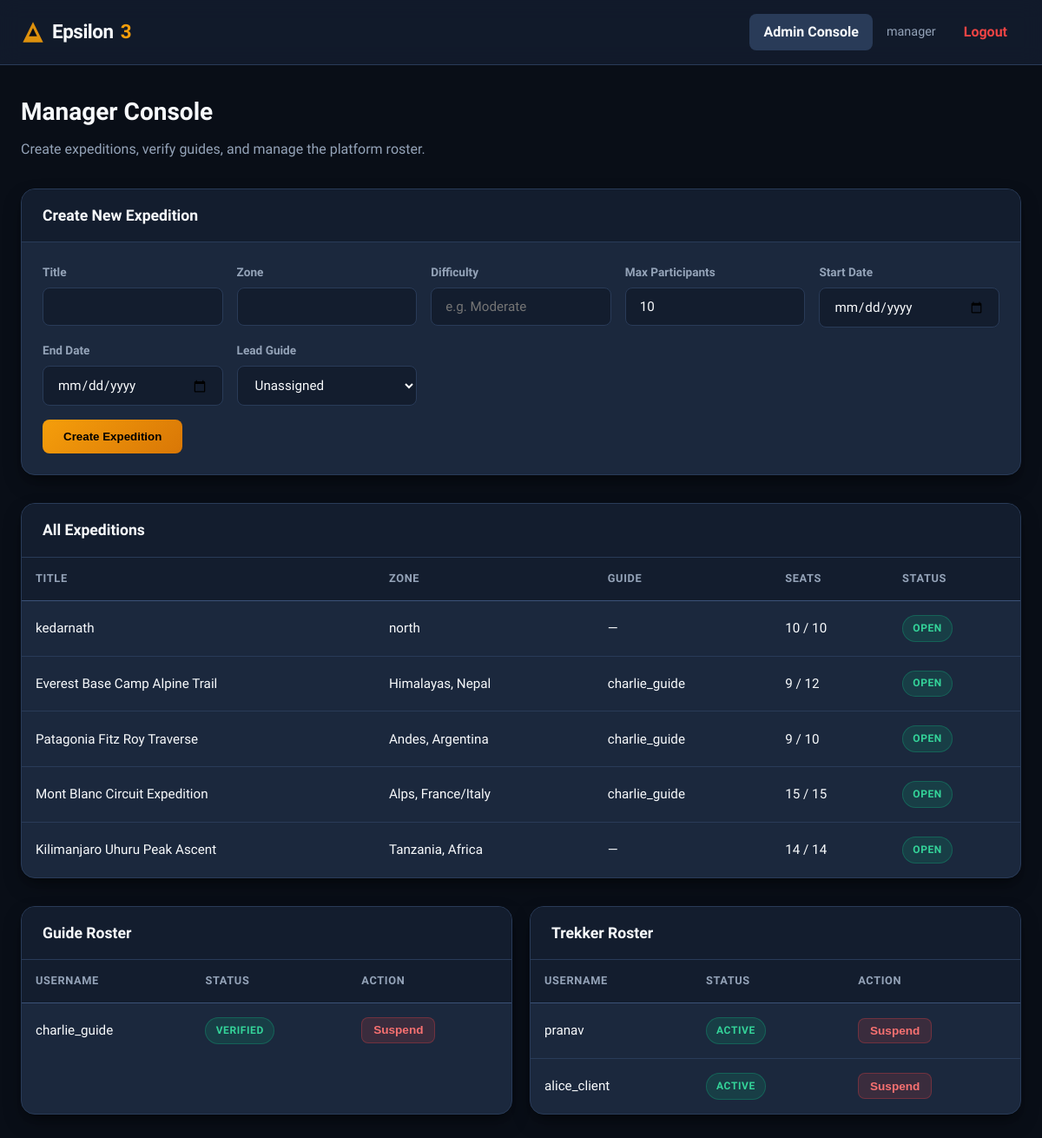
The app's page /admin/dashboard (signed in), older data.
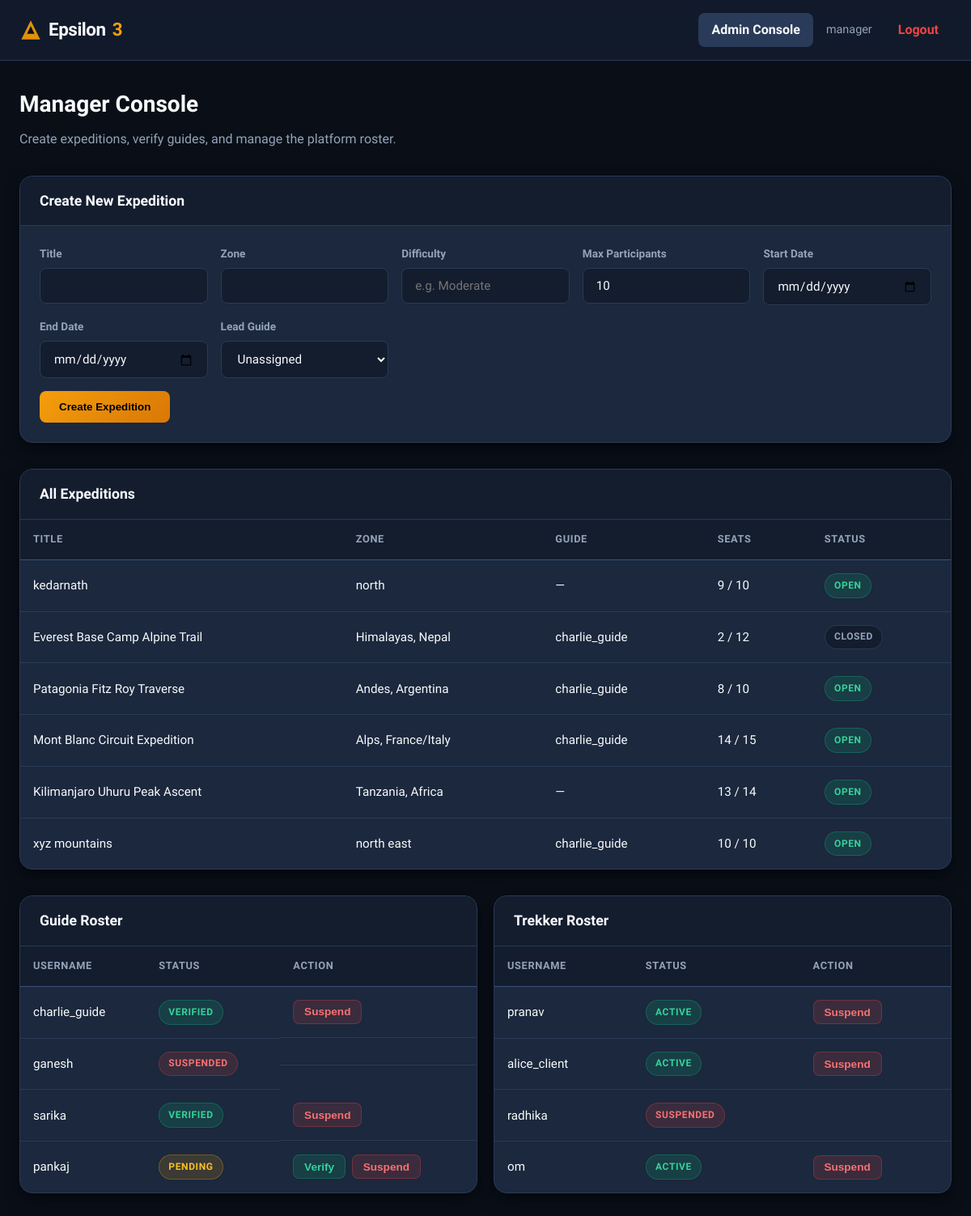
The same page, newer data.
### database/models.py (models this page shows, shortened)
class Expedition(db.Model):
    __tablename__ = 'expeditions'
    expedition_id = db.Column(db.Integer, primary_key=True)
    title = db.Column(db.String(200), nullable=False)
    zone = db.Column(db.String(100), nullable=False)
    difficulty_grade = db.Column(db.String(50), nullable=False)
    max_participants = db.Column(db.Integer, nullable=False)
    available_seats = db.Column(db.Integer, nullable=False)
    start_date = db.Column(db.DateTime, nullable=False)
    end_date = db.Column(db.DateTime, nullable=False)
    expedition_status = db.Column(db.String(50), default='Pending Approval', nullable=False)
    lead_guide_id = db.Column(db.Integer, db.ForeignKey('users.user_id'), nullable=True)
    guide = db.relationship(
        'UserAccount',
        backref=db.backref('assigned_expeditions', lazy=True),
        foreign_keys=[lead_guide_id]
    )

class UserAccount(db.Model):
    __tablename__ = 'users'
    user_id = db.Column(db.Integer, primary_key=True)
    username = db.Column(db.String(100), unique=True, nullable=False)
    password_hash = db.Column(db.String(255), nullable=False)
    user_role = db.Column(db.String(30), default='trekker', nullable=False)
    is_verified = db.Column(db.Boolean, default=True, nullable=False)
    is_enabled = db.Column(db.Boolean, default=True, nullable=False)

### controllers/manager_controller.py (the view)
@manager_controller.route('/dashboard')
def admin_dashboard():
    if not _is_manager_logged_in():
        return redirect('/portal/login')
    all_expeditions = Expedition.query.all()
    guides = UserAccount.query.filter_by(user_role='guide').all()
    trekkers = UserAccount.query.filter(UserAccount.user_role.in_(['trekker', 'client'])).all()
    return render_template(
        'admin_panel.html',
        expeditions=all_expeditions,
        guides=guides,
        trekkers=trekkers
    )

### controllers/manager_controller.py (called while the page is built)
def _is_manager_logged_in() -> bool:
    return session.get('user_role') == 'manager' and 'user_id' in session

### templates/admin_panel.html (shortened to what this page needs)
{% extends "base_layout.html" %}
{% block nav_links %}
    <a href="/admin/dashboard" class="nav-link-custom active">Admin Console</a>
{% endblock %}
{% block content %}
<h1 style="margin: 0 0 0.5rem; font-size: 1.75rem;">Manager Console</h1>
<p class="text-slate" style="margin: 0 0 2rem;">Create expeditions, verify guides, and manage the platform roster.</p>
<div class="alpine-card" style="margin-bottom: 2rem;">
    <div class="card-header-alpine">Create New Expedition</div>
    <div class="card-body-alpine">
        <form method="POST" action="/admin/create_expedition">
            <div style="display: grid; grid-template-columns: repeat(auto-fit, minmax(200px, 1fr)); gap: 1rem; margin-bottom: 1rem;">
                <div>
                    <label class="text-slate" style="display: block; margin-bottom: 0.4rem; font-size: 0.85rem; font-weight: 600;">Title</label>
                    <input class="alpine-input" type="text" name="title" required>
                </div>
                <div>
                    <label class="text-slate" style="display: block; margin-bottom: 0.4rem; font-size: 0.85rem; font-weight: 600;">Zone</label>
                    <input class="alpine-input" type="text" name="zone" required>
                </div>
                <div>
                    <label class="text-slate" style="display: block; margin-bottom: 0.4rem; font-size: 0.85rem; font-weight: 600;">Difficulty</label>
                    <input class="alpine-input" type="text" name="difficulty" placeholder="e.g. Moderate" required>
                </div>
                <div>
                    <label class="text-slate" style="display: block; margin-bottom: 0.4rem; font-size: 0.85rem; font-weight: 600;">Max Participants</label>
                    <input class="alpine-input" type="number" name="max_participants" value="10" min="1" required>
                </div>
                <div>
                    <label class="text-slate" style="display: block; margin-bottom: 0.4rem; font-size: 0.85rem; font-weight: 600;">Start Date</label>
                    <input class="alpine-input" type="date" name="start_date" required>
                </div>
                <div>
                    <label class="text-slate" style="display: block; margin-bottom: 0.4rem; font-size: 0.85rem; font-weight: 600;">End Date</label>
                    <input class="alpine-input" type="date" name="end_date" required>
                </div>
                <div>
                    <label class="text-slate" style="display: block; margin-bottom: 0.4rem; font-size: 0.85rem; font-weight: 600;">Lead Guide</label>
                    <select class="alpine-select" name="lead_guide_id">
                        <option value="">Unassigned</option>
                    </select>
                </div>
            </div>
            <button type="submit" class="btn-alpine-primary">Create Expedition</button>
        </form>
    </div>
</div>
<div class="alpine-card" style="margin-bottom: 2rem;">
    <div class="card-header-alpine">All Expeditions</div>
    <div class="card-body-alpine" style="padding: 0; overflow-x: auto;">
        <table class="alpine-table">
            <thead>
                <tr>
                    <th>Title</th>
                    <th>Zone</th>
                    <th>Guide</th>
                    <th>Seats</th>
                    <th>Status</th>
                </tr>
            </thead>
            <tbody>
                {% for exp in expeditions %}
                <tr>
                    <td>{{ exp.title }}</td>
                    <td>{{ exp.zone }}</td>
                    <td>{{ exp.guide.username if exp.guide else '—' }}</td>
                    <td>{{ exp.available_seats }} / {{ exp.max_participants }}</td>
                    <td>
                        {% if exp.expedition_status == 'Open' %}
                            <span class="alpine-badge badge-open">{{ exp.expedition_status }}</span>
                        {% else %}
                            <span class="alpine-badge badge-closed">{{ exp.expedition_status }}</span>
                        {% endif %}
                    </td>
                </tr>
                {% else %}
                <tr>
                    <td colspan="5" class="text-slate">No expeditions yet.</td>
                </tr>
                {% endfor %}
            </tbody>
        </table>
    </div>
</div>
<div style="display: grid; grid-template-columns: repeat(auto-fit, minmax(320px, 1fr)); gap: 1.25rem;">
    <div class="alpine-card">
        <div class="card-header-alpine">Guide Roster</div>
        <div class="card-body-alpine" style="padding: 0; overflow-x: auto;">
            <table class="alpine-table">
                <thead>
                    <tr>
                        <th>Username</th>
                        <th>Status</th>
                        <th>Action</th>
                    </tr>
                </thead>
                <tbody>
                    {% for guide in guides %}
                    <tr>
                        <td>{{ guide.username }}</td>
                        <td>
                            {% if not guide.is_enabled %}
                                <span class="alpine-badge badge-danger">Suspended</span>
                            {% elif guide.is_verified %}
                                <span class="alpine-badge badge-open">Verified</span>
                            {% else %}
                                <span class="alpine-badge badge-pending">Pending</span>
                            {% endif %}
                        </td>
                        <td style="display: flex; gap: 0.5rem; flex-wrap: wrap;">
                            {% if not guide.is_verified and guide.is_enabled %}
                            <form method="POST" action="/admin/verify/{{ guide.user_id }}">
                                <button type="submit" class="btn-alpine-success">Verify</button>
                            </form>
                            {% endif %}
                            {% if guide.is_enabled %}
                            <form method="POST" action="/admin/suspend/{{ guide.user_id }}">
                                <button type="submit" class="btn-alpine-danger">Suspend</button>
                            </form>
                            {% endif %}
                        </td>
                    </tr>
                    {% else %}
                    <tr>
                        <td colspan="3" class="text-slate">No guides registered.</td>
                    </tr>
                    {% endfor %}
                </tbody>
            </table>
        </div>
    </div>
    <div class="alpine-card">
        <div class="card-header-alpine">Trekker Roster</div>
        <div class="card-body-alpine" style="padding: 0; overflow-x: auto;">
            <table class="alpine-table">
                <thead>
                    <tr>
                        <th>Username</th>
                        <th>Status</th>
                        <th>Action</th>
                    </tr>
                </thead>
                <tbody>
                    {% for trekker in trekkers %}
                    <tr>
                        <td>{{ trekker.username }}</td>
                        <td>
                            {% if trekker.is_enabled %}
                                <span class="alpine-badge badge-open">Active</span>
                            {% else %}
                                <span class="alpine-badge badge-danger">Suspended</span>
                            {% endif %}
                        </td>
                        <td>
                            {% if trekker.is_enabled %}
                            <form method="POST" action="/admin/suspend/{{ trekker.user_id }}">
                                <button type="submit" class="btn-alpine-danger">Suspend</button>
                            </form>
                            {% endif %}
                        </td>
                    </tr>
                    {% else %}
                    <tr>
                        <td colspan="3" class="text-slate">No trekkers registered.</td>
                    </tr>
                    {% endfor %}
                </tbody>
            </table>
        </div>
    </div>
</div>
{% endblock %}

### templates/base_layout.html (shortened to what this page needs)
<!DOCTYPE html>
<html lang="en">
<head>
    <link rel="stylesheet" href="{{ url_for('static', filename='theme_epsilon.css') }}">
</head>
<body>
    <nav class="alpine-navbar">
        <div style="max-width: 1200px; margin: 0 auto; padding: 0 1.5rem; display: flex; align-items: center; justify-content: space-between; gap: 1rem; flex-wrap: wrap;">
            <a href="/" class="alpine-brand">
                <svg width="28" height="28" viewBox="0 0 24 24" fill="none" aria-hidden="true">
                    <path d="M12 2L2 22h20L12 2z" fill="#f59e0b" opacity="0.9"/>
                    <path d="M12 8l-4 8h8l-4-8z" fill="#090e17"/>
                </svg>
                Epsilon <span>3</span>
            </a>
            <div style="display: flex; align-items: center; gap: 0.5rem; flex-wrap: wrap;">
                {% block nav_links %}{% endblock %}
                {% if session.get('username') %}
                    <span class="text-slate" style="font-size: 0.9rem; padding: 0 0.5rem;">{{ session.username }}</span>
                    <a href="/portal/logout" class="nav-link-custom nav-link-logout">Logout</a>
                {% endif %}
            </div>
        </div>
    </nav>
    <main style="max-width: 1200px; margin: 0 auto; padding: 2rem 1.5rem; flex: 1; width: 100%;">
        {% block content %}{% endblock %}
    </main>
</body>
</html>

Row changes from the older to the newer data that the page shows:
changed Expedition "kedarnath": available_seats "10" → "9"
changed Expedition "Everest Base Camp Alpine Trail": available_seats "9" → "2"; expedition_status "OPEN" → "CLOSED"
changed Expedition "Patagonia Fitz Roy Traverse": available_seats "9" → "8"
changed Expedition "Mont Blanc Circuit Expedition": available_seats "15" → "14"
changed Expedition "Kilimanjaro Uhuru Peak Ascent": available_seats "14" → "13"
added Expedition: title "xyz mountains", zone "north east", guide "charlie_guide", available_seats "10", max_participants "10", expedition_status "OPEN"
added UserAccount: username "ganesh", is_enabled "SUSPENDED"
added UserAccount: username "sarika", is_enabled "VERIFIED"
added UserAccount: username "pankaj", is_enabled "PENDING"
added UserAccount: username "radhika", is_enabled "SUSPENDED"
added UserAccount: username "om", is_enabled "ACTIVE"
